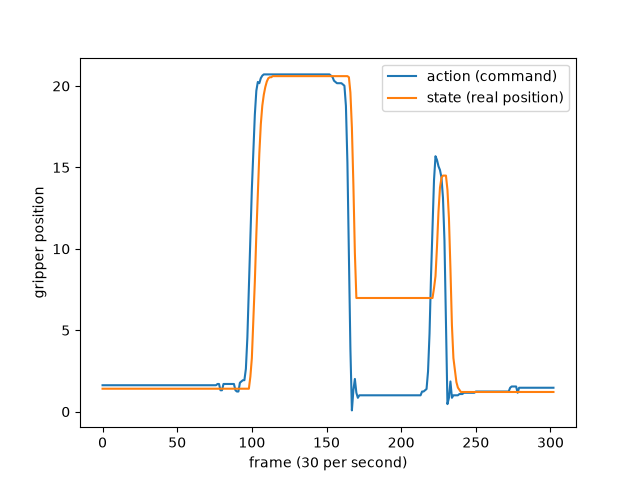

Recreate this plot in Python.
# WHY: a motor needs time to reach the commanded position; the robot AI must plan for that delay
# WHAT: plot the gripper's command (action) vs. its real position (state) for episode 0
# HOW: load data, collect the gripper number from every frame into two lists, plot both


from lerobot.datasets import LeRobotDataset
import matplotlib.pyplot as plt

ds = LeRobotDataset('lerobot/svla_so101_pickplace')

ep0 = ds.meta.episodes[0]
start = ep0['dataset_from_index']
end = ep0['dataset_to_index']
commands = []
actual = []

for i in range(start, end):
    commands.append(ds[i]['action'][5].item())
    actual.append(ds[i]['observation.state'][5].item())

plt.plot(commands, label='action (command)')
plt.plot(actual, label='state (real position)')
plt.xlabel('frame (30 per second)')
plt.ylabel('gripper position')
plt.legend()
plt.savefig('week7/lag.png')
print('saved')
